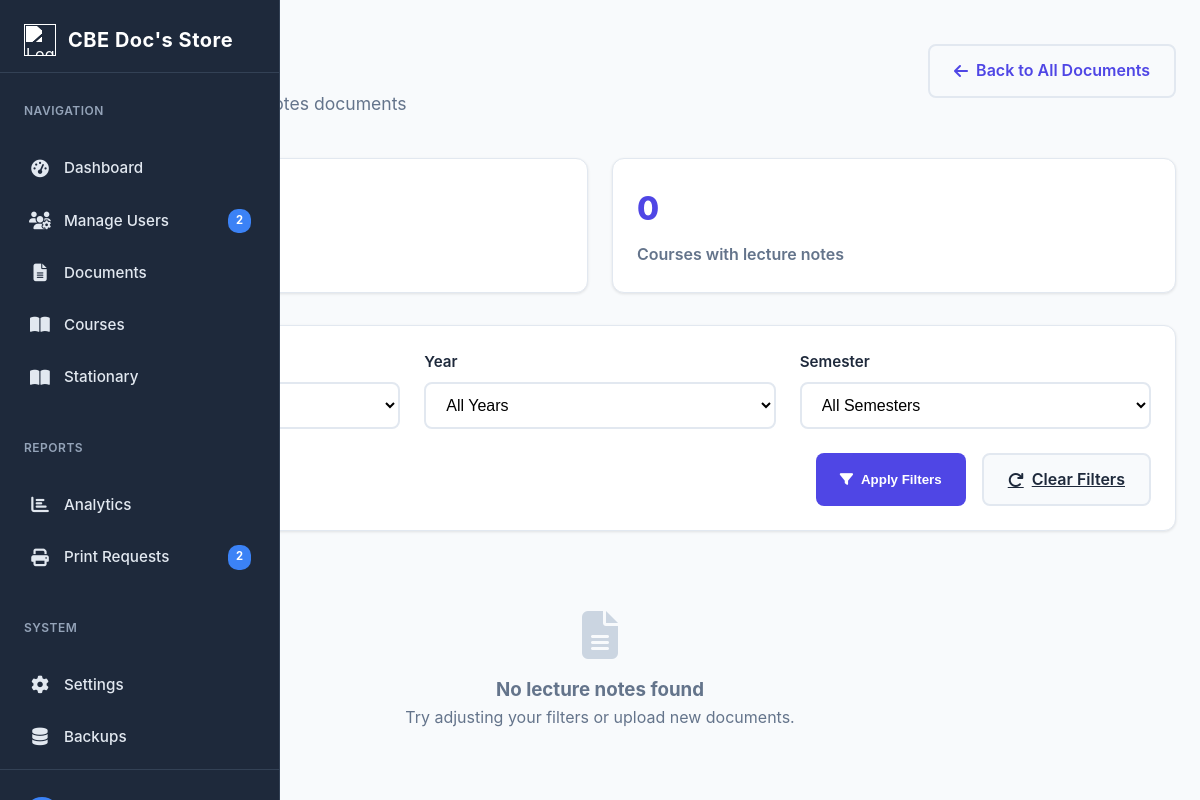
The app's page /admin/category_lecture_notes.php, older data.
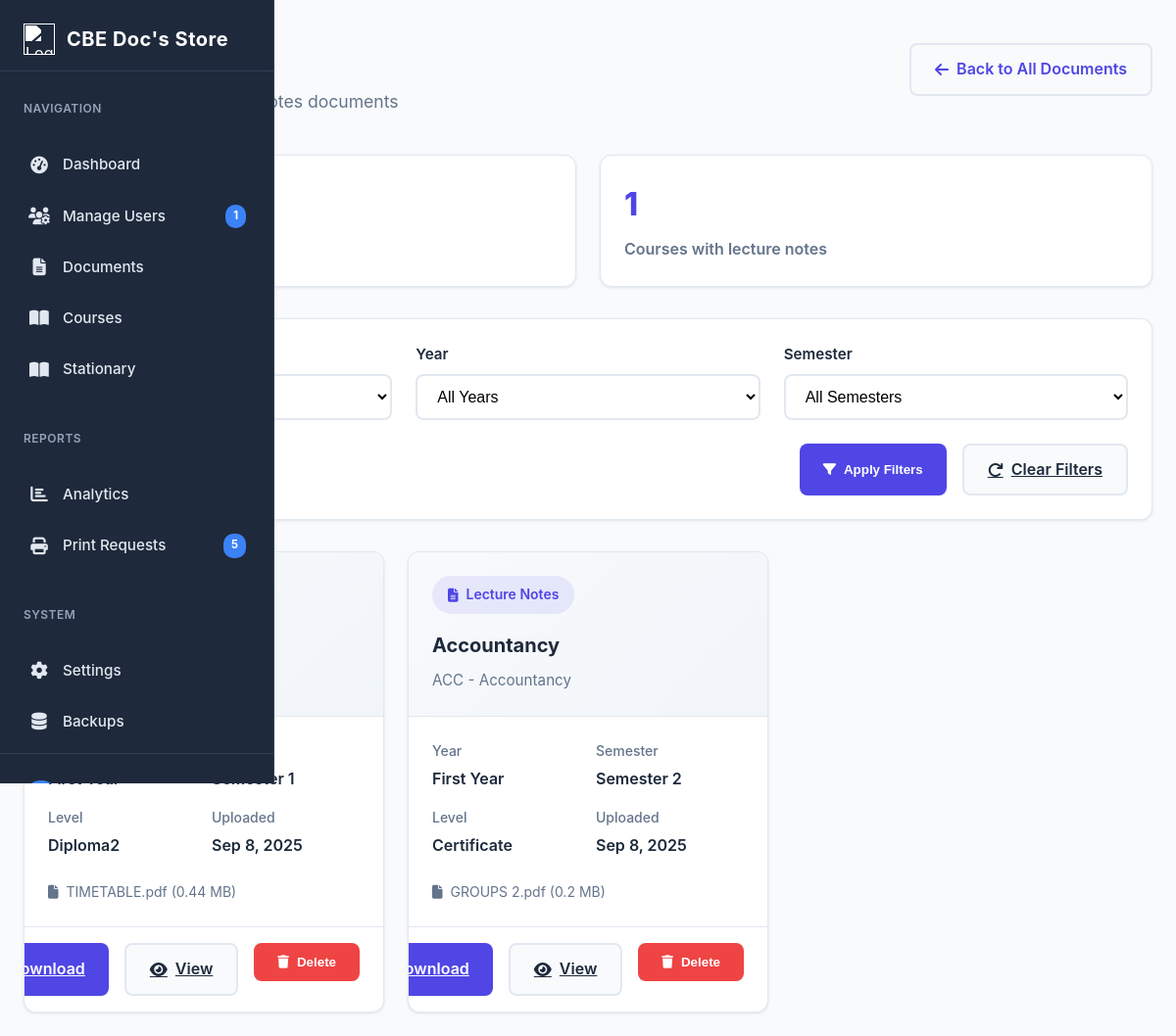
The same page, newer data.
### tables this page shows
CREATE TABLE `first_year_sem1_documents` (
  `doc_id` int(11) NOT NULL,
  `course_id` int(11) NOT NULL,
  `doc_type` varchar(50) NOT NULL,
  `title` varchar(255) NOT NULL,
  `description` text DEFAULT NULL,
  `file_path` varchar(255) NOT NULL,
  `file_name` varchar(255) NOT NULL,
  `file_size` int(11) NOT NULL,
  `file_type` varchar(20) NOT NULL,
  `level` varchar(20) NOT NULL,
  `uploaded_at` timestamp NULL DEFAULT current_timestamp(),
  `uploaded_by` int(11) DEFAULT NULL,
  `download_count` int(11) DEFAULT 0
);

CREATE TABLE `first_year_sem2_documents` (
  `doc_id` int(11) NOT NULL,
  `course_id` int(11) NOT NULL,
  `doc_type` varchar(50) NOT NULL,
  `title` varchar(255) NOT NULL,
  `description` text DEFAULT NULL,
  `file_path` varchar(255) NOT NULL,
  `file_name` varchar(255) NOT NULL,
  `file_size` int(11) NOT NULL,
  `file_type` varchar(20) NOT NULL,
  `level` varchar(20) NOT NULL,
  `uploaded_at` timestamp NULL DEFAULT current_timestamp(),
  `uploaded_by` int(11) DEFAULT NULL,
  `download_count` int(11) DEFAULT 0
);

CREATE TABLE `courses` (
  `course_id` int(11) NOT NULL,
  `course_code` varchar(10) NOT NULL,
  `course_name` varchar(100) NOT NULL,
  `description` text NOT NULL,
  `color_code` varchar(7) NOT NULL DEFAULT '#e74c3c',
  `created_at` datetime NOT NULL DEFAULT current_timestamp(),
  `updated_at` datetime NOT NULL DEFAULT current_timestamp() ON UPDATE current_timestamp()
);

### admin/category_lecture_notes.php (the view, shortened to what the changed rows need)
<?php
include("../connection.php");
include("sidebar.php");
$current_file = basename(__FILE__, '.php');
$doc_type = str_replace('category_', '', $current_file);
$valid_types = [
    'lecture_notes' => ['icon' => 'fa-file-alt', 'name' => 'Lecture Notes'],
    'study_guides' => ['icon' => 'fa-book', 'name' => 'Study Guides'],
    'assignments' => ['icon' => 'fa-tasks', 'name' => 'Assignments'],
    'past_exams' => ['icon' => 'fa-question-circle', 'name' => 'Past Exams'],
    'case_studies' => ['icon' => 'fa-chart-bar', 'name' => 'Case Studies'],
    'projects' => ['icon' => 'fa-project-diagram', 'name' => 'Projects'],
    'field' => ['icon' => 'fa-map-marker-alt', 'name' => 'Field Reports'],
    'cover_pages' => ['icon' => 'fa-file-image', 'name' => 'Cover Pages']
];
$where_conditions = ["doc_type = ?"];
$query_params = [$doc_type];
$all_documents = [];
$semester_tables = [];
$years = ['first', 'second', 'third', 'fourth'];
$semesters = ['1', '2'];
foreach ($years as $year_val) {
    foreach ($semesters as $semester_val) {
        $table_name = $year_val . '_year_sem' . $semester_val . '_documents';
        $semester_tables[] = $table_name;
    }
}
foreach ($semester_tables as $table) {
    $table_check = $conn->query("SHOW TABLES LIKE '$table'");
    if ($table_check->num_rows > 0) {
        $query = "SELECT d.*, '$table' as source_table,
                 c.course_code, c.course_name
                 FROM $table d
                 LEFT JOIN courses c ON d.course_id = c.course_id";
        if (!empty($where_conditions)) {
            $query .= " WHERE " . implode(" AND ", $where_conditions);
        }
        $query .= " ORDER BY d.uploaded_at DESC";
        $stmt = $conn->prepare($query);
        if ($stmt) {
            if (!empty($query_params)) {
                $types = str_repeat('s', count($query_params));
                $stmt->bind_param($types, ...$query_params);
            }
            $stmt->execute();
            $result = $stmt->get_result();
            if ($result->num_rows > 0) {
                while ($row = $result->fetch_assoc()) {
                    preg_match('/(.+)_year_sem(\d)/', $table, $matches);
                    if (count($matches) === 3) {
                        $row['year'] = $matches[1];
                        $row['semester'] = $matches[2];
                    }
                    $all_documents[] = $row;
                }
            }
        }
    }
}
?>
<!DOCTYPE html>
<html lang="en">
<head>
    <link rel="stylesheet" href="https://cdnjs.cloudflare.com/ajax/libs/font-awesome/6.4.0/css/all.min.css">
</head>
<body>
    <?php include('sidebar.php'); ?>
    <main class="main-content">
        <div class="page-header">
            <div>
                <h1 class="page-title"><?php echo $valid_types[$doc_type]['name']; ?></h1>
            </div>
        </div>
        <div class="stats-bar">
            <div class="stat-card">
                <div class="stat-value"><?php
                    $unique_courses = [];
                    foreach ($all_documents as $doc) {
                        if (!in_array($doc['course_id'], $unique_courses)) {
                            $unique_courses[] = $doc['course_id'];
                        }
                    }
                    echo count($unique_courses);
                ?></div>
                <div class="stat-label">Courses with <?php echo strtolower($valid_types[$doc_type]['name']); ?></div>
            </div>
        </div>
        <div class="documents-grid">
            <?php if (empty($all_documents)): ?>
                <div class="no-documents">
                    <i class="fas fa-file-alt"></i>
                    <h3>No <?php echo strtolower($valid_types[$doc_type]['name']); ?> found</h3>
                    <p>Try adjusting your filters or upload new documents.</p>
                </div>
            <?php else: ?>
                <?php foreach ($all_documents as $document): ?>
                    <div class="document-card">
                        <div class="card-header">
                            <div class="doc-type-badge">
                                <i class="fas <?php echo $valid_types[$document['doc_type']]['icon']; ?>"></i>
                                <?php echo $valid_types[$document['doc_type']]['name']; ?>
                            </div>
                            <h3 class="card-title"><?php echo htmlspecialchars($document['title']); ?></h3>
                            <p class="card-subtitle">
                                <?php echo htmlspecialchars($document['course_code'] . ' - ' . $document['course_name']); ?>
                            </p>
                        </div>
                        <div class="card-body">
                            <div class="doc-meta">
                                <div class="meta-item">
                                    <span class="meta-label">Year</span>
                                    <span class="meta-value"><?php echo ucfirst($document['year']); ?> Year</span>
                                </div>
                                <div class="meta-item">
                                    <span class="meta-label">Semester</span>
                                    <span class="meta-value">Semester <?php echo $document['semester']; ?></span>
                                </div>
                                <div class="meta-item">
                                    <span class="meta-label">Level</span>
                                    <span class="meta-value"><?php echo ucfirst($document['level']); ?></span>
                                </div>
                                <div class="meta-item">
                                    <span class="meta-label">Uploaded</span>
                                    <span class="meta-value"><?php echo date('M j, Y', strtotime($document['uploaded_at'])); ?></span>
                                </div>
                            </div>
                            <div class="file-info">
                                <i class="fas fa-file"></i>
                                <?php echo htmlspecialchars($document['file_name']); ?>
                                (<?php echo round($document['file_size'] / 1024 / 1024, 2); ?> MB)
                            </div>
                        </div>
                        <div class="card-footer">
                            <a href="../admin/<?php echo htmlspecialchars($document['file_path']); ?>"
                               class="btn btn-primary" download>
                                <i class="fas fa-download"></i> Download
                            </a>
                            <a href="../admin/<?php echo htmlspecialchars($document['file_path']); ?>"
                               class="btn btn-secondary" target="_blank">
                                <i class="fas fa-eye"></i> View
                            </a>
                            <form method="POST" style="display: inline;">
                                <button type="submit" name="delete_document" class="btn btn-danger"
                                        onclick="return confirm('Are you sure you want to delete this document?')">
                                    <i class="fas fa-trash"></i> Delete
                                </button>
                            </form>
                        </div>
                    </div>
                <?php endforeach; ?>
            <?php endif; ?>
        </div>
    </main>
</body>
</html>

### admin/sidebar.php (shortened to what the changed rows need)
<?php
include("../connection.php");
$pending_print_count = 0;
$total_users_count = 0;
$pending_query = "SELECT COUNT(*) as count FROM print_jobs WHERE status = 'pending'";
$pending_result = $conn->query($pending_query);
if ($pending_result) {
    $pending_print_count = $pending_result->fetch_assoc()['count'];
}
$users_query = "SELECT COUNT(*) as count FROM users";
$users_result = $conn->query($users_query);
if ($users_result) {
    $total_users_count = $users_result->fetch_assoc()['count'];
}
?>
<div class="sidebar" id="sidebar">
    <ul class="sidebar-menu">
        <li>
            <a href="manage_users.php" class="<?php echo basename($_SERVER['PHP_SELF']) == 'manage_users.php' ? 'active' : '' ?>">
                <i class="fas fa-users-cog"></i>
                <span>Manage Users</span>
                <span class="badge"><?php echo $total_users_count; ?></span>
            </a>
        </li>
    </ul>
    <ul class="sidebar-menu">
        <li>
            <a href="print_requests.php" class="<?php echo basename($_SERVER['PHP_SELF']) == 'print_requests.php' ? 'active' : '' ?>">
                <i class="fas fa-print"></i>
                <span>Print Requests</span>
                <span class="badge"><?php echo $pending_print_count; ?></span>
            </a>
        </li>
    </ul>
</div>

Row changes from the older to the newer data that the page shows:
added first_year_sem1_documents: course "1", level "Diploma2", uploaded_at "Sep 8, 2025", file_name "TIMETABLE.pdf", $document['file_size']/1024/1024 "0.44"
added first_year_sem2_documents: doc_type "Lecture Notes", title "Accountancy", course.course_name "ACC - Accountancy", year "First", semester "2", level "Certificate", uploaded_at "Sep 8, 2025", file_name "GROUPS 2.pdf", $document['file_size']/1024/1024 "0.2"
Text that changed along with them:
$total_users_count: "2" → "1"
$pending_print_count: "2" → "5"
count($unique_courses): "0" → "1"
$valid_types[$doc_type]['name']: "lecture notes" → (not shown)
text no longer shown: "No found Try adjusting your filters or upload new documents."
